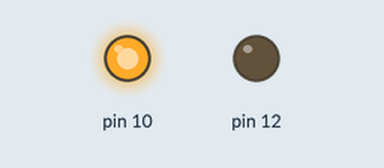
Simulated run of this sketch. Board: Arduino Uno, built with avr-gcc and run on an emulated ATmega328P. Parts: output pins drawn as LEDs (lit = HIGH).

Above: at 0.1 s.
At 2.1 s:
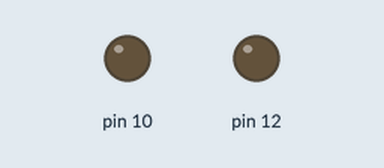
Timing chart, 0 to 3.6 s (numbered marks = the images above):
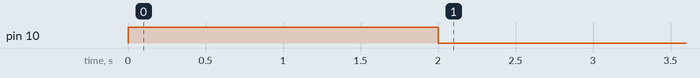

The sketch:

test_blinds.ino
```cpp
void setup() {
  // put your setup code here, to run once:
  pinMode(12, OUTPUT);
  pinMode(10, OUTPUT);
  digitalWrite(10, HIGH);
  analogWrite(10, 255);
  delay(2000);
  analogWrite(10,0);

}

void loop() {
  // put your main code here, to run repeatedly:
  //digitalWrite(12, HIGH);
  //delay(5500);
  //analogWrite(10, 00);
  //delay(1000);
  //analogWrite(10, 250);
  //digitalWrite(12, LOW);
  //delay(5500);
  //analogWrite(10, 00);
  //delay(1000);
  //analogWrite(10, 250);


}
```
